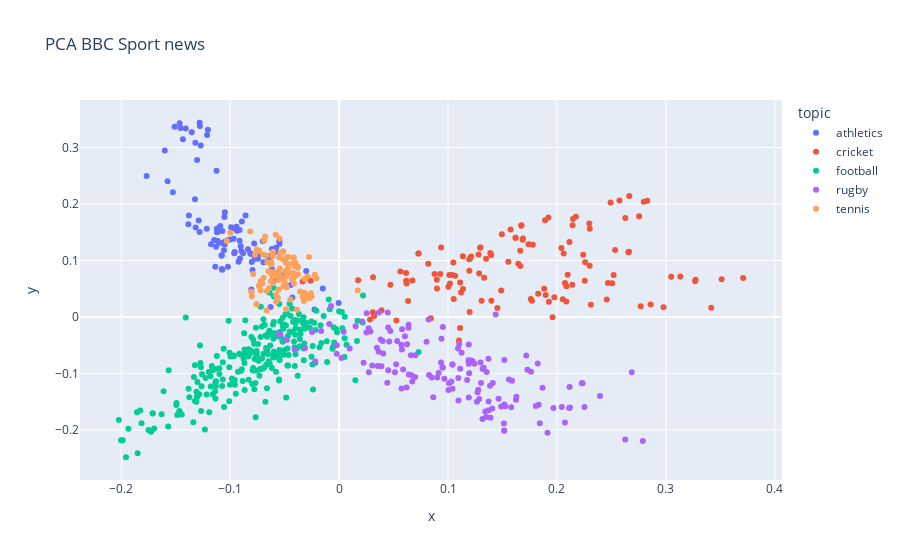

Here is the notebook cell this chart was saved with:
### Markdown cell above
Plot the PCA on scatterplot

### Code cell
hero.scatterplot(df, 'pca', color='topic', title="PCA BBC Sport news")
